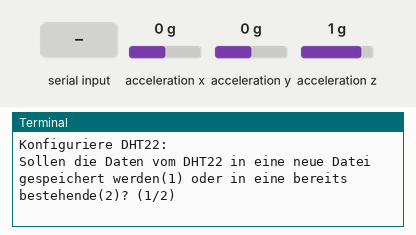
A program run on a simulated Raspberry Pi (BCM pin numbers). Parts: the last lines printed to the terminal. The inputs (shaded band) are chosen by the test bench; at power-on: acceleration x 0 g, acceleration y 0 g, acceleration z 1 g. Files the program writes start out absent; the clock reads 2024-03-15 10:24:30 at power-on unless the program sets it.

Above: at 1.2 s.
1.3 s: "1" typed at the terminal, then Enter
At 2.3 s:
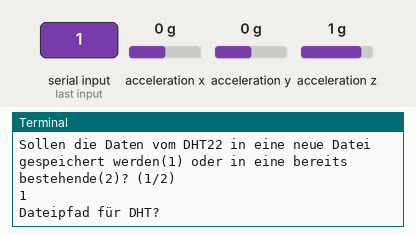
2.8 s: "2" typed at the terminal, then Enter
At 3.5 s:
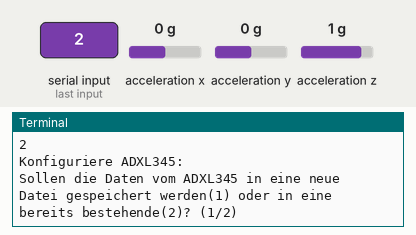
4.3 s: "." typed at the terminal, then Enter
At 4.6 s:
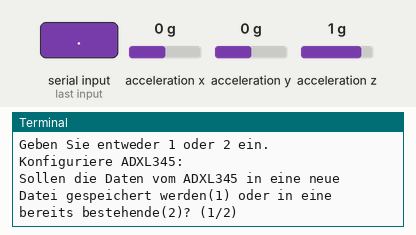
5.8 s: "1" typed at the terminal, then Enter
At 7.0 s:
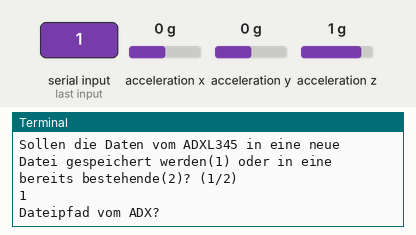
7.3 s: "0" typed at the terminal, then Enter
At 8.2 s:
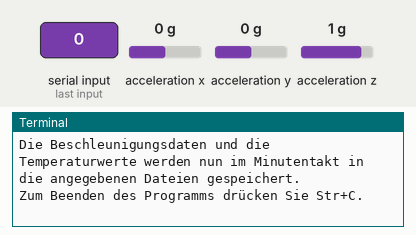
Timing chart, 0 to 9.8 s (numbered marks = the images above; inputs shaded):
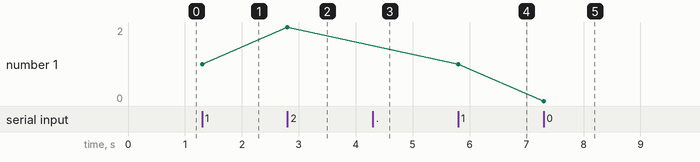

Measured:
- after the input at 1.3 s, the terminal: prints a new line at once (image 1)
- after the input at 2.8 s, the terminal: prints a new line at once (image 2)
- after the input at 4.3 s, the terminal: prints a new line at once (image 3)
- after the input at 5.8 s, the terminal: prints a new line at once (image 4)
- after the input at 7.3 s, the terminal: prints a new line at once (image 5)
- plotted number 1: 1 → 0 after the input at 7.3 s

The program:

mydht22.py
```python
import time
import board
import busio
import adafruit_dht
import adafruit_adxl34x
from datetime import datetime


def main():
    try:
        i2c = busio.I2C(board.SCL, board.SDA)
    except Exception as error:
        print("Fehler bei Zugriff auf I2C-Schnittstelle. "
              "Aktivieren Sie \"I2C\" unter: Einstellungen->Raspberry Pi-Konfiguration->Schnittstellen")
    accelerometer = adafruit_adxl34x.ADXL345(i2c)
    sensor = adafruit_dht.DHT22(board.D4)
    filePathDHT = ""
    filePathADX = ""
    dhtDefined = False
    adxDefined = False
    while True:
        if not dhtDefined:
            print("Konfiguriere DHT22:")
            choiceDHT = input(
                "Sollen die Daten vom DHT22 in eine neue Datei gespeichert werden(1) oder in eine bereits bestehende("
                "2)? (1/2)")
            if choiceDHT != "1" and choiceDHT != "2":
                print("Geben Sie entweder 1 oder 2 ein.")
                continue

            filePathDHT = input("Dateipfad für DHT?\n")
            try:  # check if its a correct path:
                fileTypeBeginIndex = filePathDHT.find(".")
                if fileTypeBeginIndex == -1:
                    filePathDHT += ".csv"
                else:
                    filePathDHT = filePathDHT[:fileTypeBeginIndex] + ".csv"
                file = open(filePathDHT, 'w')
                file.close()
                dhtDefined = True  # only gets activated when no error occurred until here
            except Exception as error:
                print(error.args[0])
                continue

            if choiceDHT == "1":
                file = open(filePathDHT, 'w')
                # write the header of the new file:
                file.write("\"Zeit in JHR-MNT-TAG,STD:MIN\";\"Temperatur in °C\";\"Luftfeuchte in %\"\n")
                file.close()

        ########################################################
        if not adxDefined:
            print("Konfiguriere ADXL345:")
            choiceADX = input(
                "Sollen die Daten vom ADXL345 in eine neue Datei gespeichert werden(1) oder in eine bereits "
                "bestehende(2)? (1/2)")
            if choiceADX != "1" and choiceADX != "2":
                print("Geben Sie entweder 1 oder 2 ein.")
                continue

            filePathADX = input("Dateipfad vom ADX?\n")
            try:  # check if its a correct path:
                fileTypeBeginIndex = filePathADX.find(".")
                if fileTypeBeginIndex == -1:
                    filePathADX += ".csv"
                else:
                    filePathADX = filePathADX[:fileTypeBeginIndex] + ".csv"
                file = open(filePathADX, 'w')
                file.close()
                adxDefined = True  # only gets activated when no error ocured until here
            except Exception as error:
                print(error.args[0])
                continue

            if choiceADX == "1":
                file = open(filePathADX, 'w')
                # write the header of the new file:
                file.write("\"Zeit in JHR-MNT-TAG,"
                           "STD:MIN\";\"MaxBeschlSeitLetztemEintragX\";\"MinBeschlSeitLetztemEintragX"
                           "\";\"MaxBeschlSeitLetztemEintragY\";\"MinBeschlSeitLetztemEintragY"
                           "\";\"MaxBeschlSeitLetztemEintragZ\";\"MinBeschlSeitLetztemEintragZ"
                           "\";\"AnzahlGemessenerWerte\"\n")
                file.close()

        # go now into the main-program:
        print("Die Beschleunigungsdaten und die Temperaturwerte werden nun im Minutentakt in die "
              "angegebenen Dateien gespeichert.")
        print("Zum Beenden des Programms drücken Sie Str+C.\n")
        numOfAccSamples = 0  # we store that to know how many samples went into the min/max-variables of acceleration
        timeOfLastMemorySaveAcc = time.time()  # only every minute the data gets written into memory
        timeOfLastMemorySaveTemp = time.time()  # only every minute the data gets written into memory
        minMaxAcc = [-10000, -10000, -10000, 10000, 10000, 10000]  # maxAccX, maxAccY, maxAccZ, minAccX, minAccY, minAccZ
        while True:
            # sample the acceleration max/min:
            numOfAccSamples += 1
            accSample = accelerometer.acceleration
            if accSample[0] > minMaxAcc[0]:  # maxAccX
                minMaxAcc[0] = accSample[0]
            elif accSample[0] < minMaxAcc[3]:  # minAccX
                minMaxAcc[3] = accSample[0]
            if accSample[1] > minMaxAcc[1]:  # maxAccY
                minMaxAcc[1] = accSample[1]
            elif accSample[1] < minMaxAcc[4]:  # minAccY
                minMaxAcc[4] = accSample[1]
            if accSample[2] > minMaxAcc[2]:  # maxAccZ
                minMaxAcc[2] = accSample[2]
            elif accSample[2] < minMaxAcc[5]:  # minAccZ
                minMaxAcc[5] = accSample[2]

            # save acceleration data into memory:
            if time.time() - timeOfLastMemorySaveAcc >= 60:
                timeString = datetime.now().strftime("\"%Y-%m-%d,%H:%M\";")
                noErrorOccurredAcc = True
                try:  # save acceleration-data
                    accString = "\"" + str(minMaxAcc[0]) + "\";\"" + str(minMaxAcc[3]) + "\";\"" + str(minMaxAcc[1])\
                                + "\";\"" + str(minMaxAcc[4]) + "\";\"" + str(minMaxAcc[2]) + "\";\"" + str(minMaxAcc[5])\
                                + "\";\"" + str(numOfAccSamples) + "\"\n"
                    accString = accString.replace(".", ",")  # for excel-reasons they need to be replaced
                    fileADX = open(filePathADX, 'a')
                    fileADX.write(str(timeString) + accString)
                    fileADX.close()
                except Exception as error:
                    noErrorOccurredAcc = False
                    print(error.args[0])
                    fileADX.close()
                    pass
                if noErrorOccurredAcc:  # only if the value got really stored we wait for another minute
                    numOfAccSamples = 0
                    minMaxAcc = [-10000, -10000, -10000, 10000, 10000, 10000]
                    timeOfLastMemorySaveAcc = time.time()

            # save temperature data into memory:
            if time.time() - timeOfLastMemorySaveTemp >= 60:
                noErrorOccurredTemp = True
                try:  # save temperature-data
                    temperature = sensor.temperature
                    humidity = sensor.humidity
                    fileDHT = open(filePathDHT, 'a')
                    fileDHT.write(
                        str(timeString) + "\"" + str(temperature).replace(".", ",") + "\";\"" + str(humidity).replace(
                            ".", ",") + "\"\n")
                    fileDHT.close()
                except Exception as error:
                    noErrorOccurredTemp = False
                    print(error.args[0])
                    sensor.exit()
                    fileDHT.close()
                    pass
                if noErrorOccurredTemp:  # only if the value got really stored we wait for another minute
                    timeOfLastMemorySaveTemp = time.time()


if __name__ == '__main__':
    main()
```
